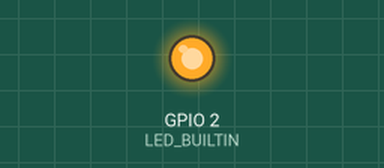
The sketch below on a simulated ESP8266 (NodeMCU). Shown: output pins drawn as LEDs (lit = HIGH, except the on-board LED, lit = LOW). WiFi joins after 1.5 s; servers stay silent unless stated; what the sketch prints to the serial monitor is not drawn.

Above: at 1.6 s.
At 18.6 s:
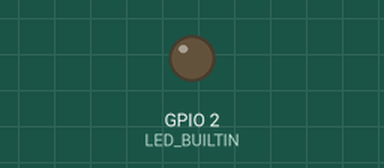
Timing chart, 0 to 20.1 s (numbered marks = the images above):
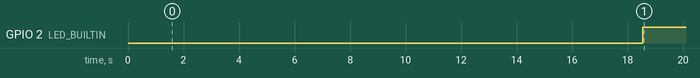

The sketch:

sketch.ino
```cpp
#include <ESP8266WiFi.h>
#include <Arduino.h>
#define LENG 31   //0x42 + 31 bytes equal to 32 bytes
unsigned char buf[LENG];

// Modified from https://how2electronics.com/iot-air-pollution-monitoring-esp8266/
// Make sure to read the installation for ESP8266 board here https://arduino-esp8266.readthedocs.io/en/latest/installing.html#instructions and choose nodeMCU 1.0 board

int PM01Value = 0;        //define PM1.0 value of the air detector module
int PM2_5Value = 0;       //define PM2.5 value of the air detector module
int PM10Value = 0;       //define PM10 value of the air detector module

// sample rate (in milliseconds) to send to thingspeak.  the free version allows for 1 message every 15 seconds.
int sample_rate = 15200;
int led_threshold = 12;

String apiKey = "<REPLACE WITH YOUR KEY>"; //Write API Key

const char* ssid = "<WIFI_SSID>"; //SSID name of wifi
const char* password = "<WIFI_PASSWORD>"; //password login of wifi

const char* server = "api.thingspeak.com";
WiFiClient client;

void setup()
{
  Serial.begin(9600);
  delay(10);
  Serial.println();
  Serial.print("Connecting to ");
  Serial.println(ssid);
  WiFi.begin(ssid, password);

  while (WiFi.status() != WL_CONNECTED) {
    delay(500);
    Serial.print(".");
  }
  Serial.println("");
  Serial.println("WiFi connected");

  // Printing the ESP IP address
  Serial.println(WiFi.localIP());
  pinMode(LED_BUILTIN, OUTPUT);
}

void loop()
{
  if (Serial.find(0x42)) {  //start to read when detect 0x42
    Serial.readBytes(buf, LENG);

    if (buf[0] == 0x4d) {
      if (checkValue(buf, LENG)) {
        PM01Value = transmitPM01(buf); //count PM1.0 value of the air detector module
        PM2_5Value = transmitPM2_5(buf); //count PM2.5 value of the air detector module
        PM10Value = transmitPM10(buf); //count PM10 value of the air detector module
      }
    }
  }

  static unsigned long OledTimer = millis();
  if (millis() - OledTimer >= sample_rate) //sample frequency sent to thingspeak
  {
    // Light up LED if pm2.5 above threshold
    if (PM2_5Value >= led_threshold) {
      digitalWrite(LED_BUILTIN, LOW);
    } else {
      digitalWrite(LED_BUILTIN, HIGH);
    }

    OledTimer = millis();
    delay(10);
    Serial.print("PM1.0: ");
    Serial.print(PM01Value);
    Serial.println("  ug/m3");

    Serial.print("PM2.5: ");
    Serial.print(PM2_5Value);
    Serial.println("  ug/m3");

    Serial.print("PM10 : ");
    Serial.print(PM10Value);
    Serial.println("  ug/m3");
    Serial.println();

    if (client.connect(server, 80)) // "184.106.153.149" or api.thingspeak.com
    {
      String postStr = apiKey;
      postStr += "&field1=";
      postStr += String(PM01Value);
      postStr += "&field2=";
      postStr += String(PM2_5Value);
      postStr += "&field3=";
      postStr += String(PM10Value);
      postStr += "\r\n\r\n";

      client.print("POST /update HTTP/1.1\n");
      client.print("Host: api.thingspeak.com\n");
      client.print("Connection: close\n");
      client.print("X-THINGSPEAKAPIKEY: " + apiKey + "\n");
      client.print("Content-Type: application/x-www-form-urlencoded\n");
      client.print("Content-Length: ");
      client.print(postStr.length());
      client.print("\n\n");
      client.print(postStr);
    }
    client.stop();


  }

}
char checkValue(unsigned char *thebuf, char leng)
{
  char receiveflag = 0;
  int receiveSum = 0;

  for (int i = 0; i < (leng - 2); i++) {
    receiveSum = receiveSum + thebuf[i];
  }
  receiveSum = receiveSum + 0x42;

  if (receiveSum == ((thebuf[leng - 2] << 8) + thebuf[leng - 1])) //check the serial data
  {
    receiveSum = 0;
    receiveflag = 1;
  }
  return receiveflag;
}
int transmitPM01(unsigned char *thebuf)
{
  int PM01Val;
  PM01Val = ((thebuf[3] << 8) + thebuf[4]); //count PM1.0 value of the air detector module
  return PM01Val;
}
//transmit PM Value to PC
int transmitPM2_5(unsigned char *thebuf)
{
  int PM2_5Val;
  PM2_5Val = ((thebuf[5] << 8) + thebuf[6]); //count PM2.5 value of the air detector module
  return PM2_5Val;
}
//transmit PM Value to PC
int transmitPM10(unsigned char *thebuf)
{
  int PM10Val;
  PM10Val = ((thebuf[7] << 8) + thebuf[8]); //count PM10 value of the air detector module
  return PM10Val;
}
```

Measured:
- by itself, GPIO 2 (LED_BUILTIN): LOW → HIGH at 18.5 s
